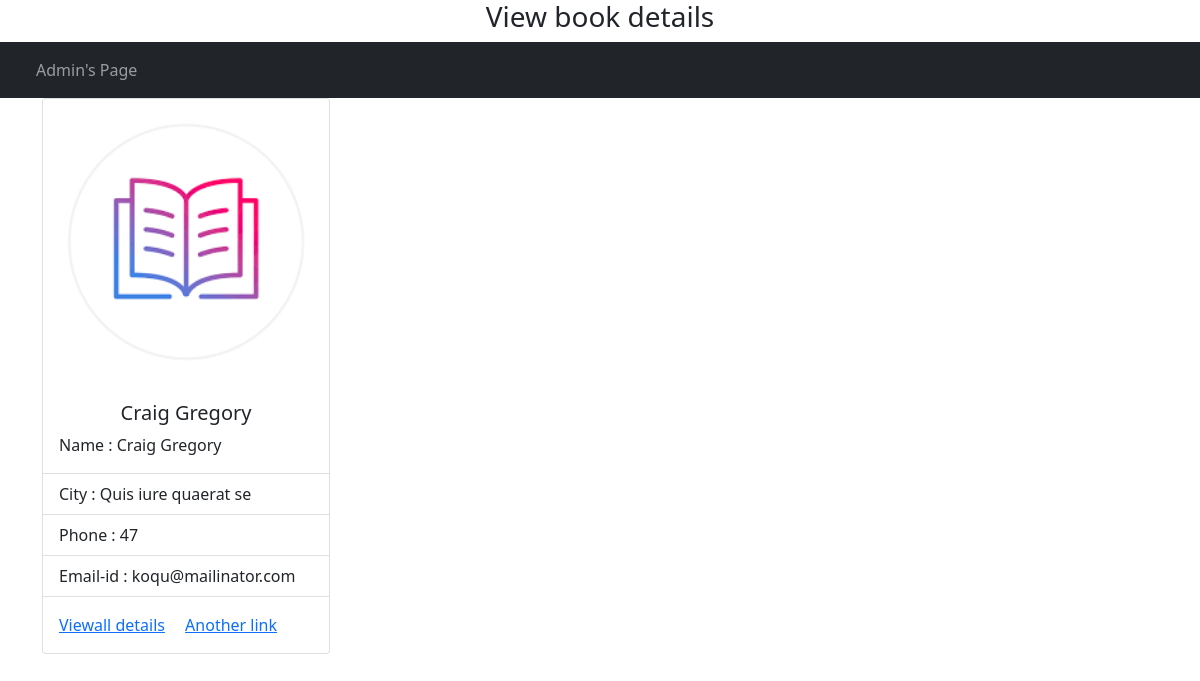
Before: /cardview with the older database file.
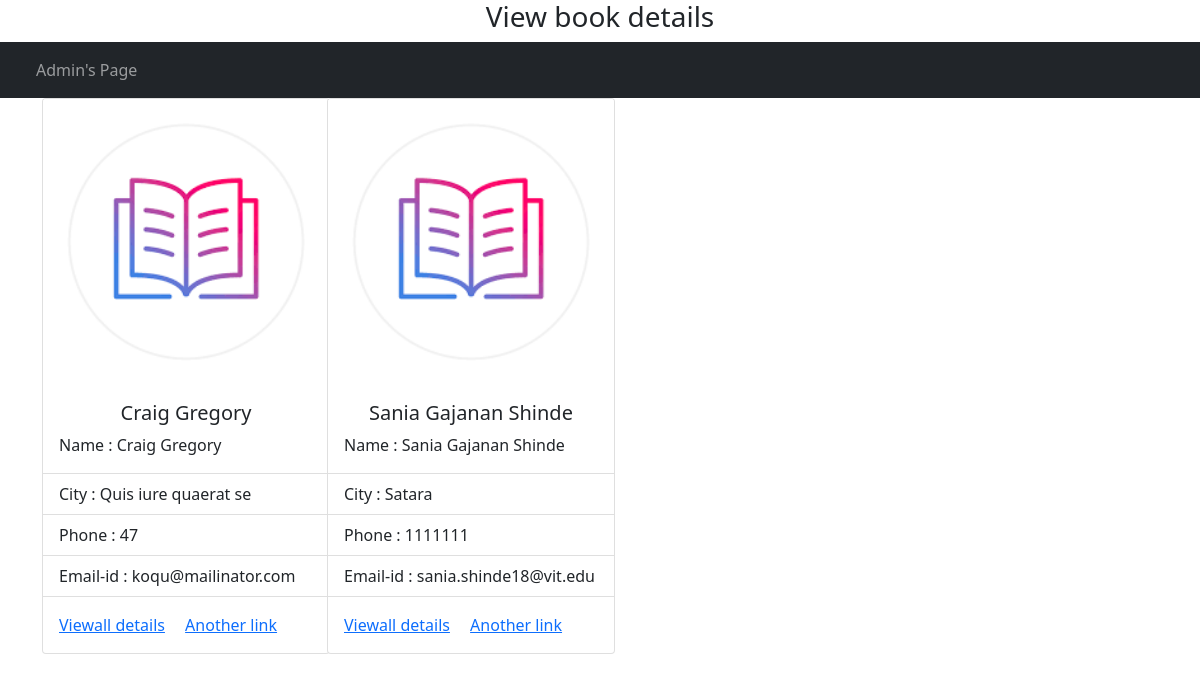
After: the same page with the newer database file.
### tables this page shows
CREATE TABLE owners(
                            ID INTEGER PRIMARY KEY AUTOINCREMENT,
                            name TEXT, 
                            area TEXT, 
                            city TEXT, 
                            phone INTEGER,
                            email TEXT, 
                            username TEXT, 
                            Password TEXT);

### main.py (the view)
@app.route("/cardview")
def cardview():
    cursor = conn.cursor()
    cursor.execute("SELECT * FROM owners")
    result = cursor.fetchall()
    return render_template("cardview.html", book = result)

### templates/cardview.html (shortened to what this page needs)
<!DOCTYPE html>
<html lang="en">
<head>
    <link href="https://cdn.jsdelivr.net/npm/bootstrap@5.1.3/dist/css/bootstrap.min.css" rel="stylesheet">
</head>
<body>
  <h3 style="text-align: center;">View book details</h3>
      <nav class="navbar navbar-expand-lg navbar-dark bg-dark">
        <div class="container-fluid">
          <div class="collapse navbar-collapse" id="navbarNav">
            <ul class="navbar-nav">
              <li class="nav-item">
                <a class="nav-link" href="/admin">Admin's Page</a>
              </li>
            </ul>
          </div>
        </div>
      </nav>
<div class="container">
    <div class="row">
        {% for i in book %}
        <div class="col col-12 col-sm-6 col-md-4 col-lg-3 col-xl-3 col-xxl-3">
            <div class="card" style="width: 18rem;">
                <img class="card-img-top" alt="...">
                <div class="card-body">
                    <h5 class="card-title"><center>{{i[1]}}</center></h5>
                  <p class="card-text">Name : {{i[1]}}</p>
                </div>
                <ul class="list-group list-group-flush">
                  <li class="list-group-item">City : {{i[3]}}</li>
                  <li class="list-group-item">Phone : {{i[4]}}</li>
                  <li class="list-group-item">Email-id : {{i[5]}}</li>
                </ul>
                <div class="card-body">
                  <a href="/view" class="card-link">Viewall details</a>
                  <a href="#" class="card-link">Another link</a>
                </div>
              </div>
        </div>
        {% endfor %}
    </div>
</div>
</body>
</html>

Changed rows visible on the page:
added owners: name "Sania Gajanan Shinde", city "Satara", phone "1111111", email "sania.shinde18@vit.edu"
